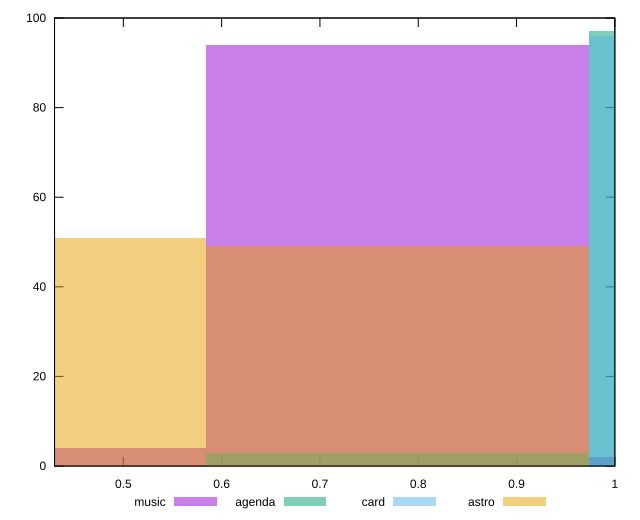

The script that saved this image:
reset

$music <<EOF
0.7786011672539049 94
1.1679017508808573 2
0.38930058362695247 4
EOF

$agenda <<EOF
0.7786011672539049 3
1.1679017508808573 97
EOF

$card <<EOF
0.7786011672539049 3
1.1679017508808573 96
EOF

$astro <<EOF
0.7786011672539049 49
0.38930058362695247 51
EOF

set key outside below
set boxwidth 0.38930058362695247
set xrange [0.43:1]
set yrange [0:100]
set trange [0:100]
set style fill transparent solid 0.5 noborder
set terminal svg size 640, 520 enhanced background rgb 'white'
set output "report/report_00029_2021-02-24T13-36-40.390Z/bootup-time/comparison/histogram/all_score.svg"

plot $music title "music" with boxes, \
     $agenda title "agenda" with boxes, \
     $card title "card" with boxes, \
     $astro title "astro" with boxes

reset
